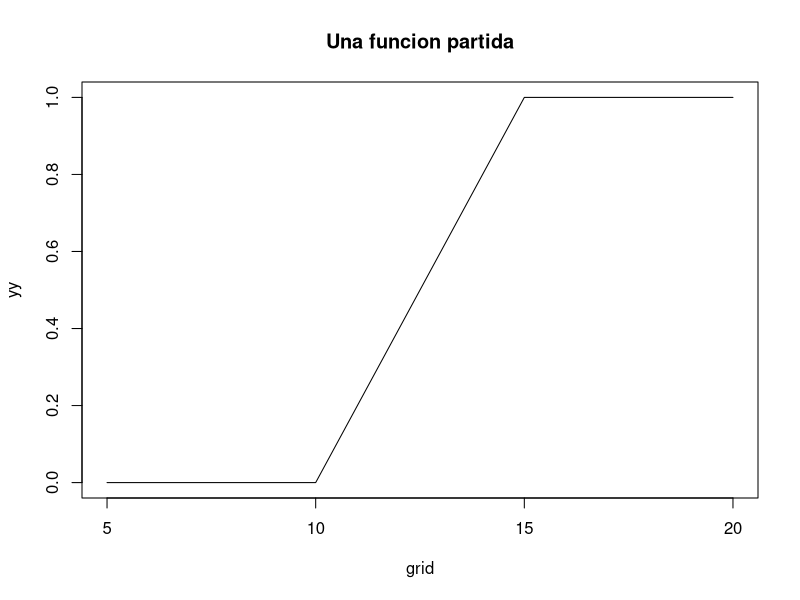

Write the R code that produced this figure.
library(ggplot2)

#1.1
funcion_partida <- function(x, a=10, b=15) {
  if (x < a){ 
    rv <- 0
  }
  else if (x > b) {
    rv <- 1
  }
  else {
    rv <- (x-10)/(b-a)
  }
  return(rv)
}
#1.2
grid <- seq(5, 20, by=0.01)
yy <- lapply(grid, funcion_partida)
plot(grid, yy, type="l", main='Una funcion partida')

#2.1 y 2.2

suma_positivos <- function(v) {
  rv <- 0
  for (i in v) {
    if (i > 0) {
      rv <- rv + i
    }
  }
  return(rv)
}

suma_positivos(seq(864, 4640))

#2.3

suma_si_hay_positivos <- function(v) {
  rv <- 0
  for (i in v) {
    if (i > 0) {
      rv <- rv + i
    }
  }
  if (rv > 0) {
    return(rv)  
  }
  else {
    return("No hay positivos.")
  }
}


#3.1

suma_cubilete <- function() {
  dado <- c(1, 2, 3, 4, 5, 6)
  caras_dado <- sample(dado, 5, replace=TRUE)

  return(sum(caras_dado))
}

#3.4 y 3.5

histograma_dados <- function(repeticiones=40) {
  r <- rep(0, repeticiones)
  
  for (k in 1:length(r)) {
    r[k] <- suma_cubilete()
  }

  hist(r, breaks=24, col='darkmagenta', main='Resultados de la suma')
}


#3.6

todos_seis <- function() {
  lanzamientos <- 0
  generala_de_6 <- FALSE

  while (generala_de_6 == FALSE) {
    lanzamientos <- lanzamientos + 1
    generala_de_6 <- suma_cubilete() == 30
  }

  return(lanzamientos)
}
     